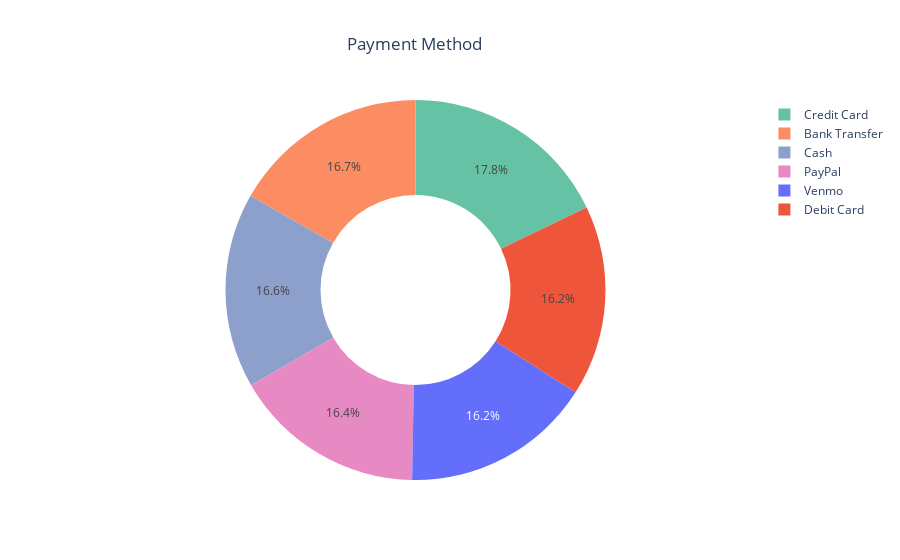

The cell this chart's notebook holds for it:
### Markdown cell above
# Males are the most amount of purchases - 68% as compared to Female only at 32%

### Code cell
# Checking the gender count
payment_method = trends_df['Payment Method'].value_counts()

fig = go.Figure(data=[go.Pie(labels=trends_df['Payment Method'].unique(), 
                             values=payment_method, hole=0.5)]
                            )
# Set colors for each slice
fig.update_traces(marker=dict(colors=colors))

# Setting layout options
fig.update_layout(title='Payment Method', title_x=0.46)

# Show the plot
fig.show()

### Figure 1 — Plotly figure (JSON) as saved in the notebook; plotly's stock layout.template omitted (floating-point values rounded to 4 significant figures)
{"data": [{"hole": 0.5, "labels": ["Credit Card", "Bank Transfer", "Cash", "PayPal", "Venmo", "Debit Card"], "marker": {"colors": ["#66c2a5", "#fc8d62", "#8da0cb", "#e78ac3"]}, "type": "pie", "values": [696, 653, 648, 638, 633, 632]}], "layout": {"title": {"text": "Payment Method", "x": 0.46}}}
